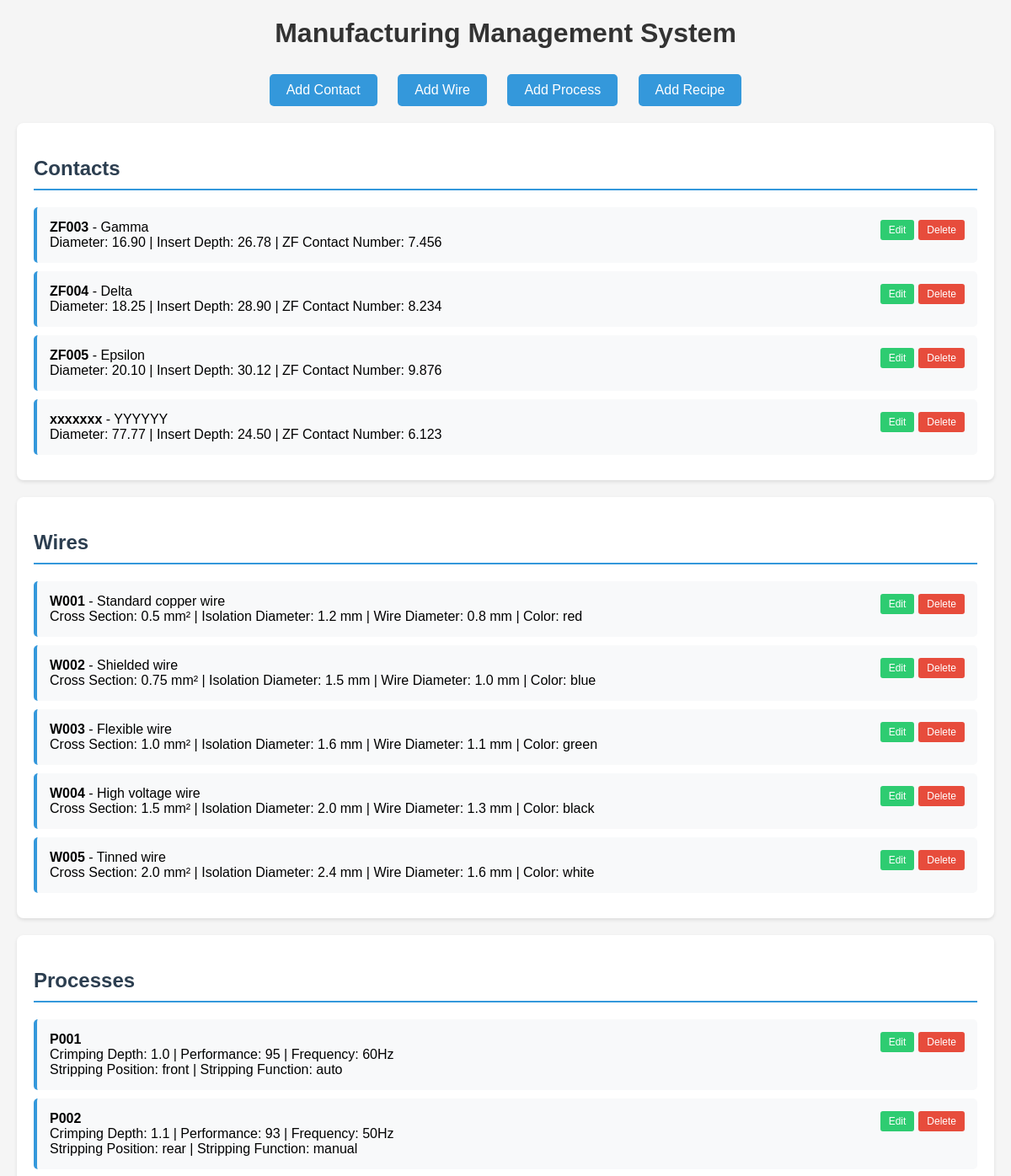
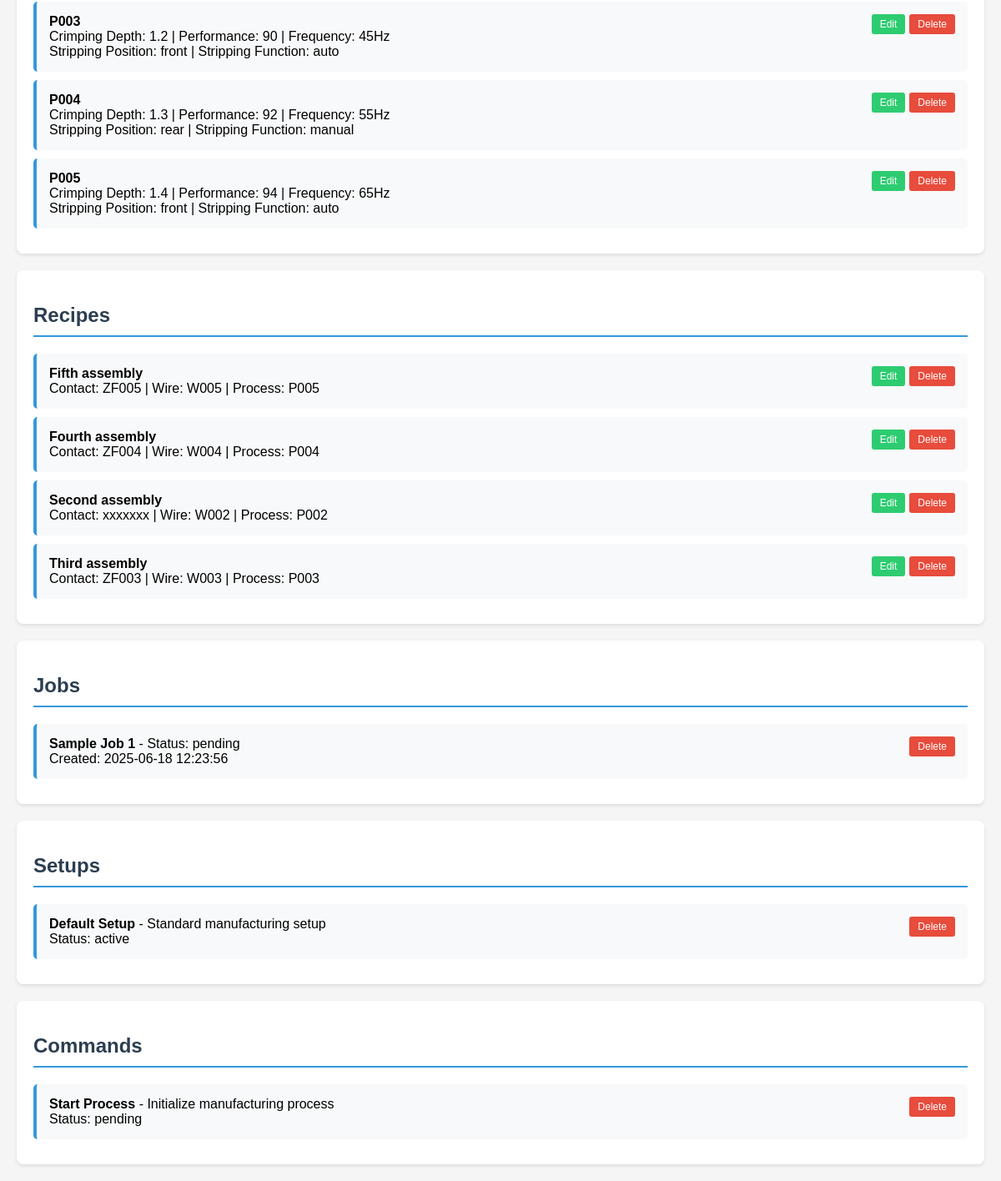
Screenshot of /interface with the database file from the repository (2 pictures, top to bottom).
### main.py (models this page shows)
class Contact(db.Model):
    id: Mapped[int] = mapped_column(Integer, primary_key=True)
    Description: Mapped[str] = mapped_column(String(250), nullable=False)
    Diameter: Mapped[str] = mapped_column(String(50), nullable=False)
    Insertdepth: Mapped[str] = mapped_column(String(50), nullable=False)
    Name: Mapped[str] = mapped_column(String(100), unique=True, nullable=False)
    ZF_ContNumb: Mapped[str] = mapped_column(String(50), nullable=False)

class Wire(db.Model):
    id: Mapped[int] = mapped_column(Integer, primary_key=True)
    name: Mapped[str] = mapped_column(String(100), unique=True, nullable=False)
    description: Mapped[str] = mapped_column(String(250), nullable=False)
    cross_section: Mapped[str] = mapped_column(String(100), nullable=False)
    isolation_diameter: Mapped[str] = mapped_column(String(50), nullable=False)
    wire_diameter: Mapped[str] = mapped_column(String(50), nullable=False)
    color: Mapped[str] = mapped_column(String(50), nullable=False)

class Process(db.Model):
    id: Mapped[int] = mapped_column(Integer, primary_key=True)
    name: Mapped[str] = mapped_column(String(100), unique=True, nullable=False)
    crimping_depth_d: Mapped[str] = mapped_column(String(50), nullable=False)
    crimping_depth_offset_d: Mapped[str] = mapped_column(String(50), nullable=False)
    holding_value_delta_d: Mapped[str] = mapped_column(String(50), nullable=False)
    insertion_depth_delta_d: Mapped[str] = mapped_column(String(50), nullable=False)
    sf_performance_d: Mapped[str] = mapped_column(String(50), nullable=False)
    sf_frequence_d: Mapped[str] = mapped_column(String(50), nullable=False)
    extendable_feeder_tuble_s: Mapped[str] = mapped_column(String(50), nullable=False)
    loading_holding_jaws_s: Mapped[str] = mapped_column(String(50), nullable=False)
    catact_monitoring_s: Mapped[str] = mapped_column(String(50), nullable=False)
    wayback_d: Mapped[str] = mapped_column(String(50), nullable=False)
    stripping_position: Mapped[str] = mapped_column(String(50), nullable=False)
    stripping_function: Mapped[str] = mapped_column(String(50), nullable=False)
    crimping_position_monitoring: Mapped[str] = mapped_column(String(50), nullable=False)

class Recipe(db.Model):
    id: Mapped[int] = mapped_column(Integer, primary_key=True)
    description: Mapped[str] = mapped_column(String(250), nullable=False)
    contact_id: Mapped[int] = mapped_column(Integer, ForeignKey('contact.id', ondelete='CASCADE'), nullable=False)
    wire_id: Mapped[int] = mapped_column(Integer, ForeignKey('wire.id', ondelete='CASCADE'), nullable=False)
    process_id: Mapped[int] = mapped_column(Integer, ForeignKey('process.id', ondelete='CASCADE'), nullable=False)
    contact = relationship("Contact", backref="recipes")
    wire = relationship("Wire", backref="recipes")
    process = relationship("Process", backref="recipes")

class Job(db.Model):
    id: Mapped[int] = mapped_column(Integer, primary_key=True)
    name: Mapped[str] = mapped_column(String(100), nullable=False)
    status: Mapped[str] = mapped_column(String(50), default="pending")
    created_at: Mapped[str] = mapped_column(String(100), nullable=False)

class Setup(db.Model):
    id: Mapped[int] = mapped_column(Integer, primary_key=True)
    name: Mapped[str] = mapped_column(String(100), nullable=False)
    description: Mapped[str] = mapped_column(String(250), nullable=False)
    status: Mapped[str] = mapped_column(String(50), default="active")

class Command(db.Model):
    id: Mapped[int] = mapped_column(Integer, primary_key=True)
    name: Mapped[str] = mapped_column(String(100), nullable=False)
    description: Mapped[str] = mapped_column(String(250), nullable=False)
    status: Mapped[str] = mapped_column(String(50), default="pending")

### main.py (the view)
@app.route('/interface')
def home():
    contacts = db.session.execute(db.select(Contact).order_by(Contact.Name)).scalars().all()
    wires = db.session.execute(db.select(Wire).order_by(Wire.name)).scalars().all()
    processes = db.session.execute(db.select(Process).order_by(Process.name)).scalars().all()
    recipes = db.session.execute(db.select(Recipe).order_by(Recipe.description)).scalars().all()
    jobs = db.session.execute(db.select(Job).order_by(Job.id)).scalars().all()
    setups = db.session.execute(db.select(Setup).order_by(Setup.id)).scalars().all()
    commands = db.session.execute(db.select(Command).order_by(Command.id)).scalars().all()
    return render_template("index.html",
                         contacts=contacts,
                         wires=wires,
                         processes=processes,
                         recipes=recipes,
                         jobs=jobs,
                         setups=setups,
                         commands=commands)

### templates/index.html (shortened to what this page needs)
<!DOCTYPE html>
<html lang="en">
  <head>
  </head>
  <body>
    <div class="container">
      <h1>Manufacturing Management System</h1>
      <div class="add-buttons">
        <a href="{{ url_for('add_contact') }}" class="add-btn">Add Contact</a>
        <a href="{{ url_for('add_wire') }}" class="add-btn">Add Wire</a>
        <a href="{{ url_for('add_process') }}" class="add-btn">Add Process</a>
        <a href="{{ url_for('add_recipe') }}" class="add-btn">Add Recipe</a>
      </div>
      <div class="section">
        <h2>Contacts</h2>
        {% for contact in contacts %}
        <div class="item" id="contact-{{ contact.id }}">
          <button onclick="deleteItem('contact', {{ contact.id }})" class="delete-btn">Delete</button>
          <a href="{{ url_for('edit_contact', id=contact.id) }}" class="edit-btn">Edit</a>
          <strong>{{contact.Name}}</strong> - {{contact.Description}}<br>
          Diameter: {{contact.Diameter}} | Insert Depth: {{contact.Insertdepth}} | ZF Contact Number: {{contact.ZF_ContNumb}}
        </div>
        {% endfor %}
      </div>
      <div class="section">
        <h2>Wires</h2>
        {% for wire in wires %}
        <div class="item" id="wire-{{ wire.id }}">
          <button onclick="deleteItem('wire', {{ wire.id }})" class="delete-btn">Delete</button>
          <a href="{{ url_for('edit_wire', id=wire.id) }}" class="edit-btn">Edit</a>
          <strong>{{wire.name}}</strong> - {{wire.description}}<br>
          Cross Section: {{wire.cross_section}} | Isolation Diameter: {{wire.isolation_diameter}} | Wire Diameter: {{wire.wire_diameter}} | Color: {{wire.color}}
        </div>
        {% endfor %}
      </div>
      <div class="section">
        <h2>Processes</h2>
        {% for process in processes %}
        <div class="item" id="process-{{ process.id }}">
          <button onclick="deleteItem('process', {{ process.id }})" class="delete-btn">Delete</button>
          <a href="{{ url_for('edit_process', id=process.id) }}" class="edit-btn">Edit</a>
          <strong>{{process.name}}</strong><br>
          Crimping Depth: {{process.crimping_depth_d}} | Performance: {{process.sf_performance_d}} | Frequency: {{process.sf_frequence_d}}<br>
          Stripping Position: {{process.stripping_position}} | Stripping Function: {{process.stripping_function}}
        </div>
        {% endfor %}
      </div>
      <div class="section">
        <h2>Recipes</h2>
        {% for recipe in recipes %}
        <div class="item" id="recipe-{{ recipe.id }}">
          <button onclick="deleteItem('recipe', {{ recipe.id }})" class="delete-btn">Delete</button>
          <a href="{{ url_for('edit_recipe', id=recipe.id) }}" class="edit-btn">Edit</a>
          <strong>{{recipe.description}}</strong><br>
          Contact: {{recipe.contact.Name}} | Wire: {{recipe.wire.name}} | Process: {{recipe.process.name}}
        </div>
        {% endfor %}
      </div>
      <div class="section">
        <h2>Jobs</h2>
        {% for job in jobs %}
        <div class="item" id="job-{{ job.id }}">
          <button onclick="deleteItem('job', {{ job.id }})" class="delete-btn">Delete</button>
          <strong>{{job.name}}</strong> - Status: {{job.status}}<br>
          Created: {{job.created_at}}
        </div>
        {% endfor %}
      </div>
      <div class="section">
        <h2>Setups</h2>
        {% for setup in setups %}
        <div class="item" id="setup-{{ setup.id }}">
          <button onclick="deleteItem('setup', {{ setup.id }})" class="delete-btn">Delete</button>
          <strong>{{setup.name}}</strong> - {{setup.description}}<br>
          Status: {{setup.status}}
        </div>
        {% endfor %}
      </div>
      <div class="section">
        <h2>Commands</h2>
        {% for command in commands %}
        <div class="item" id="command-{{ command.id }}">
          <button onclick="deleteItem('command', {{ command.id }})" class="delete-btn">Delete</button>
          <strong>{{command.name}}</strong> - {{command.description}}<br>
          Status: {{command.status}}
        </div>
        {% endfor %}
      </div>
    </div>
  </body>
</html>

### templates/index.html (style rules this page uses)
body { font-family: Arial, sans-serif; margin: 20px; background-color: #f5f5f5; }
.container { max-width: 1200px; margin: 0 auto; }
h1 { color: #333; text-align: center; margin-bottom: 30px; }
.section { background: white; margin: 20px 0; padding: 20px; border-radius: 8px; box-shadow: 0 2px 4px rgba(0,0,0,0.1); }
.section h2 { color: #2c3e50; border-bottom: 2px solid #3498db; padding-bottom: 10px; margin-bottom: 20px; }
.add-buttons { text-align: center; margin: 20px 0; }
.add-btn { background: #3498db; color: white; padding: 10px 20px; text-decoration: none; border-radius: 5px; margin: 0 10px; display: inline-block; }
.item { background: #f8f9fa; margin: 10px 0; padding: 15px; border-radius: 5px; border-left: 4px solid #3498db; }
.delete-btn { background: #e74c3c; color: white; padding: 5px 10px; text-decoration: none; border-radius: 3px; font-size: 12px; float: right; margin-left: 5px; cursor: pointer; border: none; }
.edit-btn { background: #2ecc71; color: white; padding: 5px 10px; text-decoration: none; border-radius: 3px; font-size: 12px; float: right; cursor: pointer; border: none; }

### rows the page displays
Contact: Name "ZF003", Description "Gamma", Diameter "16.90", Insertdepth "26.78", ZF_ContNumb "7.456"
Contact: Name "ZF004", Description "Delta", Diameter "18.25", Insertdepth "28.90", ZF_ContNumb "8.234"
Contact: Name "ZF005", Description "Epsilon", Diameter "20.10", Insertdepth "30.12", ZF_ContNumb "9.876"
Contact: Name "xxxxxxx", Description "YYYYYY", Diameter "77.77", Insertdepth "24.50", ZF_ContNumb "6.123"
Wire: name "W001", description "Standard copper wire", cross_section "0.5 mm²", isolation_diameter "1.2 mm", wire_diameter "0.8 mm", color "red"
Wire: name "W002", description "Shielded wire", cross_section "0.75 mm²", isolation_diameter "1.5 mm", wire_diameter "1.0 mm", color "blue"
Wire: name "W003", description "Flexible wire", cross_section "1.0 mm²", isolation_diameter "1.6 mm", wire_diameter "1.1 mm", color "green"
Wire: name "W004", description "High voltage wire", cross_section "1.5 mm²", isolation_diameter "2.0 mm", wire_diameter "1.3 mm", color "black"
Wire: name "W005", description "Tinned wire", cross_section "2.0 mm²", isolation_diameter "2.4 mm", wire_diameter "1.6 mm", color "white"
Process: name "P001", crimping_depth_d "1.0", sf_performance_d "95", sf_frequence_d "60Hz", stripping_position "front", stripping_function "auto"
Process: name "P002", crimping_depth_d "1.1", sf_performance_d "93", sf_frequence_d "50Hz", stripping_position "rear", stripping_function "manual"
Process: name "P003", crimping_depth_d "1.2", sf_performance_d "90", sf_frequence_d "45Hz", stripping_position "front", stripping_function "auto"
Process: name "P004", crimping_depth_d "1.3", sf_performance_d "92", sf_frequence_d "55Hz", stripping_position "rear", stripping_function "manual"
Process: name "P005", crimping_depth_d "1.4", sf_performance_d "94", sf_frequence_d "65Hz", stripping_position "front", stripping_function "auto"
Recipe: description "Fifth assembly", contact.Name "ZF005", wire.name "W005", process.name "P005"
Recipe: description "Fourth assembly", contact.Name "ZF004", wire.name "W004", process.name "P004"
Recipe: description "Second assembly", contact.Name "xxxxxxx", wire.name "W002", process.name "P002"
Recipe: description "Third assembly", contact.Name "ZF003", wire.name "W003", process.name "P003"
Job: name "Sample Job 1", status "pending", created_at "2025-06-18 12:23:56"
Setup: name "Default Setup", description "Standard manufacturing setup", status "active"
Command: name "Start Process", description "Initialize manufacturing process", status "pending"
